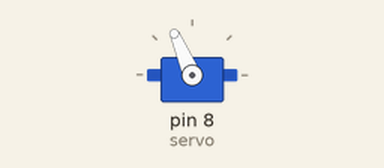
A sketch run on a simulated Arduino Uno, built with avr-gcc and run on an emulated ATmega328P. On the bench: servo.

Above: at 2.05 s.
At 2.95 s:
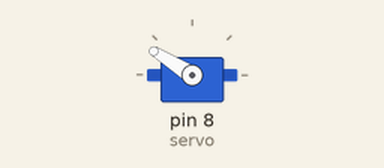
At 3.9 s:
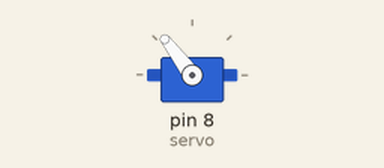
Timing chart, 0 to 7.0 s (numbered marks = the images above):
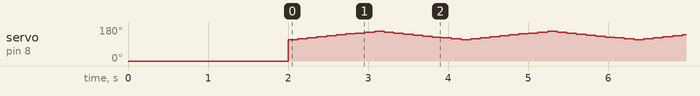

The sketch:

servo_node_mcu_1.ino
```cpp
#include <Servo.h>

Servo servo;

void setup() {
  servo.attach(8);
  servo.write(0);
  delay(2000);

}

void loop() {
  for(int i=113; i<157; i+=5) {
    servo.write(i);
    delay(120);
  }
  for(int i=157; i>113; i-=5) {
    servo.write(i);
    delay(120);
  }
}
```

Measured:
- by itself, servo on pin 8 (servo): repeats every 2.2 s: 118° 0.12 s, 123° 0.12 s, 128° 0.12 s, 133° 0.12 s, 138° 0.12 s, 143° 0.12 s, 148° 0.12 s, 153° 0.12 s, 157° 0.12 s, 152° 0.12 s, 147° 0.12 s, 142° 0.12 s, 137° 0.12 s, 132° 0.12 s, 127° 0.12 s, 122° 0.12 s, 117° 0.12 s, 113° 0.12 s
